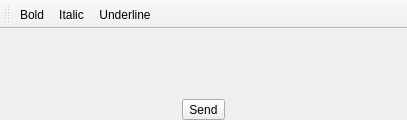
<?xml version="1.0" encoding="UTF-8"?>
<ui version="4.0">
 <class>WidgetChatInput</class>
 <widget class="QMainWindow" name="WidgetChatInput">
  <property name="geometry">
   <rect>
    <x>0</x>
    <y>0</y>
    <width>407</width>
    <height>120</height>
   </rect>
  </property>
  <property name="sizePolicy">
   <sizepolicy hsizetype="Preferred" vsizetype="Fixed">
    <horstretch>0</horstretch>
    <verstretch>0</verstretch>
   </sizepolicy>
  </property>
  <property name="minimumSize">
   <size>
    <width>407</width>
    <height>120</height>
   </size>
  </property>
  <property name="maximumSize">
   <size>
    <width>16777215</width>
    <height>120</height>
   </size>
  </property>
  <property name="windowTitle">
   <string>Chat Text Input</string>
  </property>
  <property name="windowIcon">
   <iconset resource="../Resource.qrc">
    <normaloff>:/Resource/Library/Document.png</normaloff>:/Resource/Library/Document.png</iconset>
  </property>
  <widget class="QWidget" name="centralwidget">
   <layout class="QHBoxLayout" name="horizontalLayout">
    <property name="spacing">
     <number>0</number>
    </property>
    <property name="margin">
     <number>0</number>
    </property>
    <item>
     <layout class="QHBoxLayout" name="horizontalLayoutInput"/>
    </item>
    <item>
     <layout class="QVBoxLayout" name="verticalLayout">
      <item>
       <spacer name="verticalSpacer">
        <property name="orientation">
         <enum>Qt::Vertical</enum>
        </property>
        <property name="sizeHint" stdset="0">
         <size>
          <width>20</width>
          <height>40</height>
         </size>
        </property>
       </spacer>
      </item>
      <item>
       <widget class="QToolButton" name="toolButtonSend">
        <property name="text">
         <string>Send</string>
        </property>
        <property name="icon">
         <iconset resource="../Resource.qrc">
          <normaloff>:/Resource/Chat/Send.png</normaloff>:/Resource/Chat/Send.png</iconset>
        </property>
        <property name="toolButtonStyle">
         <enum>Qt::ToolButtonTextBesideIcon</enum>
        </property>
       </widget>
      </item>
     </layout>
    </item>
   </layout>
  </widget>
  <widget class="QToolBar" name="toolBarTextTools">
   <property name="contextMenuPolicy">
    <enum>Qt::PreventContextMenu</enum>
   </property>
   <property name="windowTitle">
    <string>toolBar</string>
   </property>
   <property name="allowedAreas">
    <set>Qt::BottomToolBarArea|Qt::TopToolBarArea</set>
   </property>
   <property name="floatable">
    <bool>false</bool>
   </property>
   <attribute name="toolBarArea">
    <enum>TopToolBarArea</enum>
   </attribute>
   <attribute name="toolBarBreak">
    <bool>false</bool>
   </attribute>
   <addaction name="actionBold"/>
   <addaction name="actionItalic"/>
   <addaction name="actionUnderline"/>
  </widget>
  <action name="actionBold">
   <property name="checkable">
    <bool>true</bool>
   </property>
   <property name="icon">
    <iconset resource="../Resource.qrc">
     <normaloff>:/Resource/Generic/FormatTextBold.png</normaloff>:/Resource/Generic/FormatTextBold.png</iconset>
   </property>
   <property name="text">
    <string>Bold</string>
   </property>
   <property name="shortcut">
    <string>Ctrl+B</string>
   </property>
  </action>
  <action name="actionItalic">
   <property name="checkable">
    <bool>true</bool>
   </property>
   <property name="icon">
    <iconset resource="../Resource.qrc">
     <normaloff>:/Resource/Generic/FormatTextItalic.png</normaloff>:/Resource/Generic/FormatTextItalic.png</iconset>
   </property>
   <property name="text">
    <string>Italic</string>
   </property>
   <property name="shortcut">
    <string>Ctrl+I</string>
   </property>
  </action>
  <action name="actionUnderline">
   <property name="checkable">
    <bool>true</bool>
   </property>
   <property name="icon">
    <iconset resource="../Resource.qrc">
     <normaloff>:/Resource/Generic/FormatTextUnderline.png</normaloff>:/Resource/Generic/FormatTextUnderline.png</iconset>
   </property>
   <property name="text">
    <string>Underline</string>
   </property>
   <property name="shortcut">
    <string>Ctrl+U</string>
   </property>
  </action>
 </widget>
 <resources>
  <include location="../Resource.qrc"/>
 </resources>
 <connections/>
</ui>
